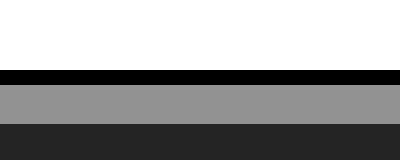
#> input picture slab.tif, 400 x 160 px
$ jupyter execute --allow-errors 'RTM Pre-Stack.ipynb'   (shell and % lines are left out)
#> lines starting #> are read from the running program, lines starting #| are printed output that depends on the picture; after the words box and inside, x2 and y2 are one past the last pixel; in counts of white or black regions, pixels touching at a corner belong together
### RTM Scalar Explicit

__________________

[cell 1]
from matplotlib import pyplot as plt
import matplotlib.animation
import matplotlib
import numpy as np
from numba import njit, prange

## Direct or Reverse Modeling

$$ p_{ik}^{n+1} = \beta c_{ik}^2 \left[ -p_{i-2k}^n+16p_{i-1k}^n+16p_{i+1k}^n-p_{i+2k}^n -p_{ik-2}^n+16p_{ik-1}^n+16p_{ik+1}^n-p_{ik+2}^n-60p_{ik}^n \right] +\Delta t^2 c_{ik}^2 \ s_{ik}^n +2p_{ik}^n-p_{ik}^{n-1}  $$

[cell 2]
# [17 lines left out: function stepScalar, not called in this run]

##### Abs 2 order

[cell 3]
# [33 lines left out: function nonreflexive2nd, not called in this run]

##### Damping Cerjan

$$ e^{-\alpha(i-nx)} $$

[cell 4]
# [21 lines left out: function applyDamping, not called in this run]

### original velocity model

[cell 5]
import numpy as np
from PIL import Image
# loading velocity from wedge image file
filename='slab.tif'
img = Image.open(filename)
#> img is the input picture: PIL image 400x160 RGBA; mean R, G, B, A 155.2, 155.2, 155.2, 255
img.load()
img = img.convert('I') # gray scale, convert format
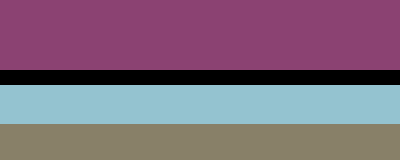
#> img: PIL image 400x160 I; 4 distinct labels, from 0 to 255; one colour per label, 0 black
velocity  = np.asarray(img, dtype=np.float32)
velocity[:][velocity[:] == 255.0] = 2500.0
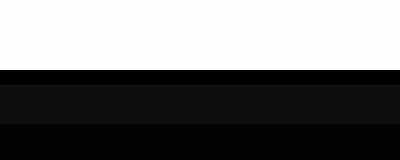
#> velocity: shape (160, 400) float32; min 0, max 2500, mean 1137.4; drawn with min black and max white
velocity[:][velocity[:] == 0.0] = 2800.0
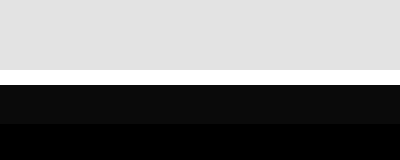
#> velocity: shape (160, 400) float32; 9.38% of pixels changed, all inside (x1, y1, x2, y2) = (0, 70, 400, 85); drawn with min black and max white
velocity[:][velocity[:] == 146.0] = 3500.0
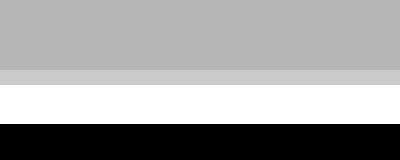
#> velocity: shape (160, 400) float32; min 36, max 3500, mean 2217.5; drawn with min black and max white
velocity[:][velocity[:] == 36.0] = 4000.0
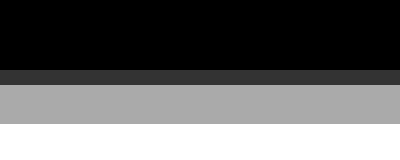
#> velocity: shape (160, 400) float32; min 2500, max 4000, mean 3109.4; drawn with min black and max white
plt.figure(figsize=(10,5))
im = plt.imshow(velocity)
plt.colorbar(im,  shrink=0.60, pad = 0.05, label=u'velocity')

from scipy.ndimage import gaussian_filter

smoothed = np.zeros(velocity.shape)
sigma = 3 # I have no idea what a reasonable value is here
gaussian_filter(velocity, sigma, output = smoothed)
plt.imshow(smoothed)

velocity = smoothed
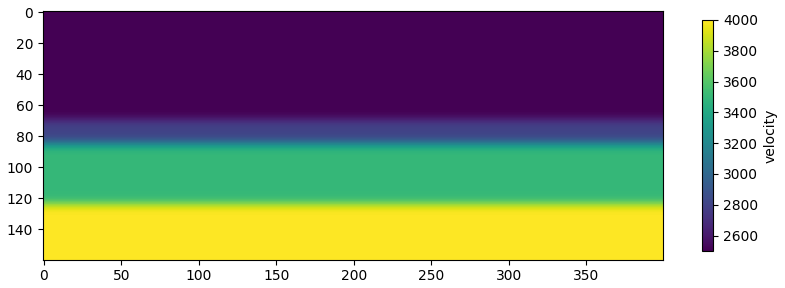
#> figure drawn by matplotlib, 2 panels

### Load shots previously created

dt = 2ms

- Assuming dx=dz=ds=10 m discretization in space in z and x
- 400x10 = 4 km maximum size model
- 9 shots
  - shot spacing 40x10 m = 400 m
  - split-spread 40 channels each side offsets 10 to 40x10 m = 10 to 400 meters
  - receiver spacing 10 m

#> (a cell that did not finish here is left out)

#> (a cell that did not finish here is left out)

#### Remove useless data after 800*dt ms

[cell 8]
velocity.shape[0]-40
#> Out = 120

#> (a cell that did not finish here is left out)

#> (a cell that did not finish here is left out)

### Spectrum each trace

- remove direct arrivals
- remove ghost
- remove mean

[cell 11]
from scipy.signal import detrend
#> (the rest of this cell did not finish here and is left out)

[cell 12]
plt.figure(figsize=(10,5))
#> (the rest of this cell did not finish here and is left out)

### Remove low frequency noise and anything above 50Hz

[cell 13]
from scipy import signal

#> (the rest of this cell did not finish here and is left out)

#> (a cell that did not finish here is left out)

## Reverse modeling

Calculate reverse modeling params

based on:

ds = 10

fmax=45

[cell 15]
def params(fcut, c):
    """
    Simulation convergence params
    """
#> called with fcut = 45
    # fcut maximum frequency
    f = 2*fcut/(3*np.sqrt(np.pi)) # f central
    td = 2*np.sqrt(np.pi)/fcut # time delay
    lmin = np.min(c)/fcut # lambda min
#> lmin = 55.56
    ds = 0.95*lmin/5. # grid spacing to avoid spatial alias
#> ds = 10.56
    # round to nearest 10 smaller
    ds = int(ds/10)*10
#> ds = 10
    assert ds < lmin/5. # alford
    dt = (1-1e-4)*ds*np.sqrt(3)/(np.sqrt(8)*np.max(c))  # "quaaase" no limite (menor erro)
#> dt = 0.00153
    return ds, f, td, dt

# parametros da simulacao fonte de x0 Hz no máxxximoo...
ds, f, td, dt = params(45., velocity)
#> ds = 10; f = 16.93; td = 0.0788; dt = 0.00153
#> (the rest of this cell did not finish here and is left out)

### Resample `shots` to dt of  reverse modeling

[cell 16]
import fractions
from scipy import signal
factor=2e-3/dt # resampling factor
#> factor = 1.31
frac = fractions.Fraction(factor).limit_denominator(10000)
print('resampling factor | rational aproximational | error')
factor, frac.numerator/frac.denominator, factor-frac.numerator/frac.denominator
#> Out = (1.31, 1.31, -1.69e-08)

$ run again, with acoustic_staggered_grid.png saved as slab.tif
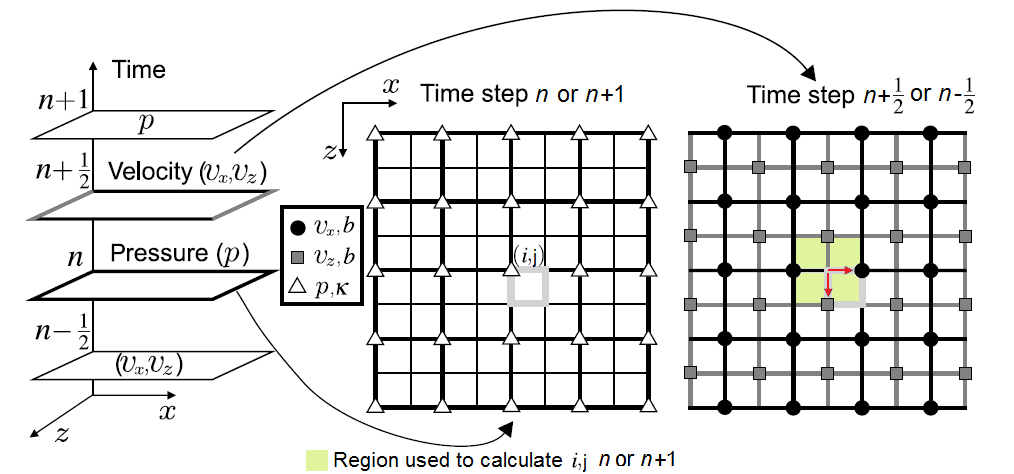
#> input picture acoustic_staggered_grid.png, 1014 x 474 px
#> img is the input picture: PIL image 1014x474 RGBA; mean R, G, B, A 228.9, 229, 228.4, 255
#> img: PIL image 1014x474 I; 139 distinct labels, from 0 to 255
#> `velocity[:][velocity[:] == 36.0] = 4000.0`:
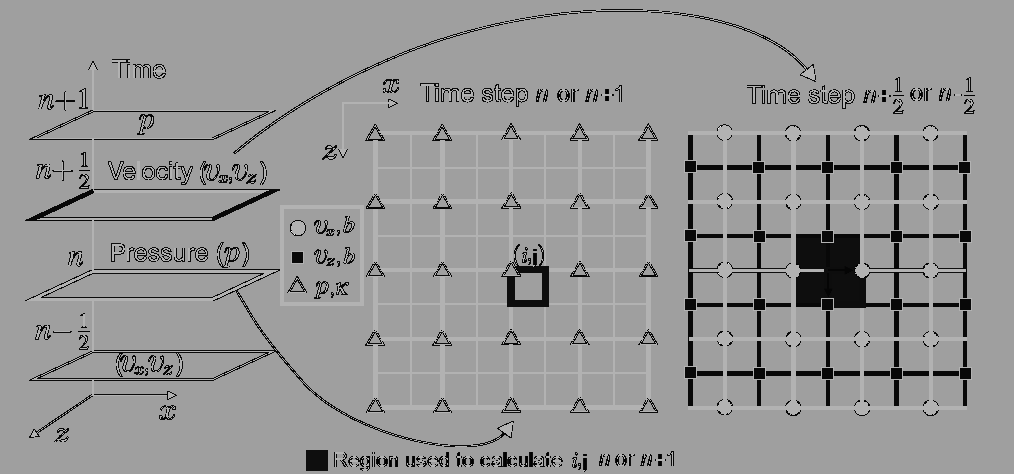
#> velocity: shape (474, 1014) float32; min 2, max 4000, mean 2365; drawn with min black and max white
#> `[cell 5] import numpy as np from PIL import Image # loading velocity f..`:
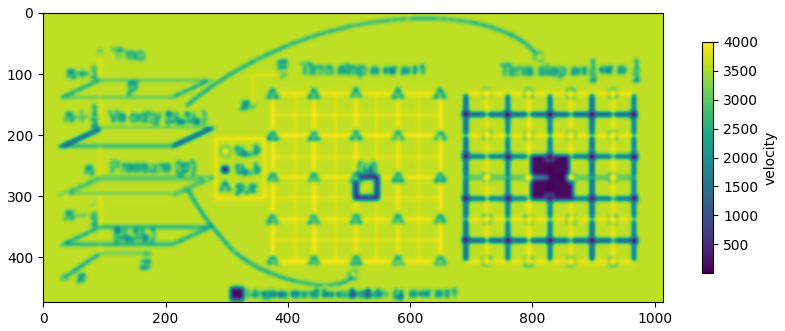
#> figure drawn by matplotlib, 2 panels

$ run again, with acoustic_staggered_grid_stencil.png saved as slab.tif
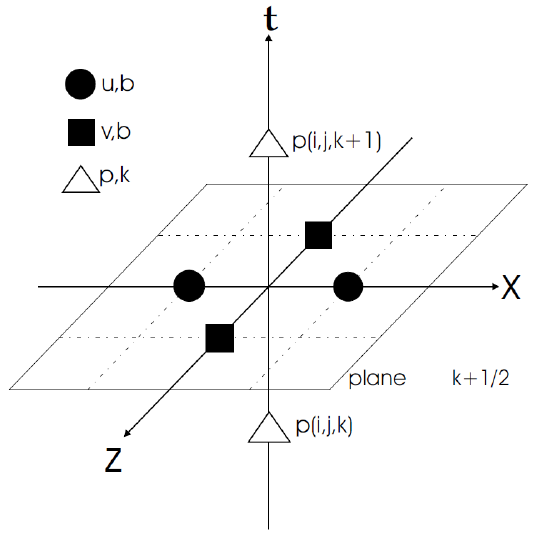
#> input picture acoustic_staggered_grid_stencil.png, 536 x 536 px
#> img is the input picture: PIL image 536x536 RGBA; mean R, G, B, A 247.1, 247.1, 247.2, 255
#> img: PIL image 536x536 I; 255 distinct labels, from 0 to 255
#> `velocity[:][velocity[:] == 146.0] = 3500.0`:
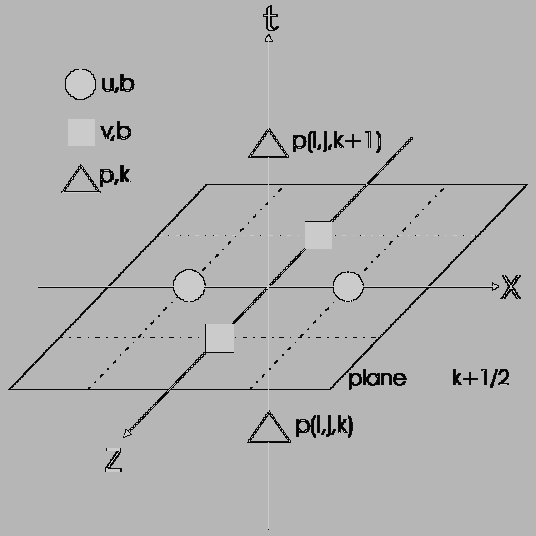
#> velocity: shape (536, 536) float32; min 1, max 3500, mean 2444.6; drawn with min black and max white
#> `[cell 5] import numpy as np from PIL import Image # loading velocity f..`:
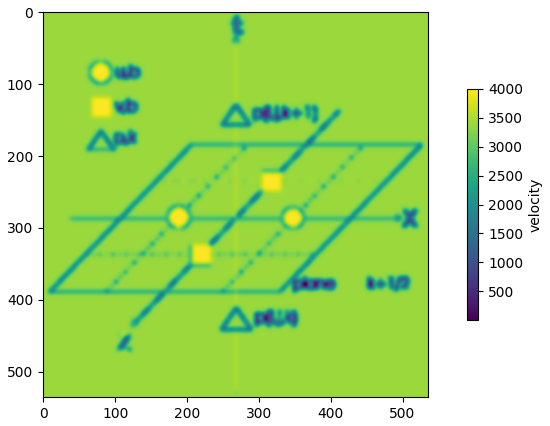
#> figure drawn by matplotlib, 2 panels

$ run again, with elastic anisotropic equations for 2D media.png saved as slab.tif
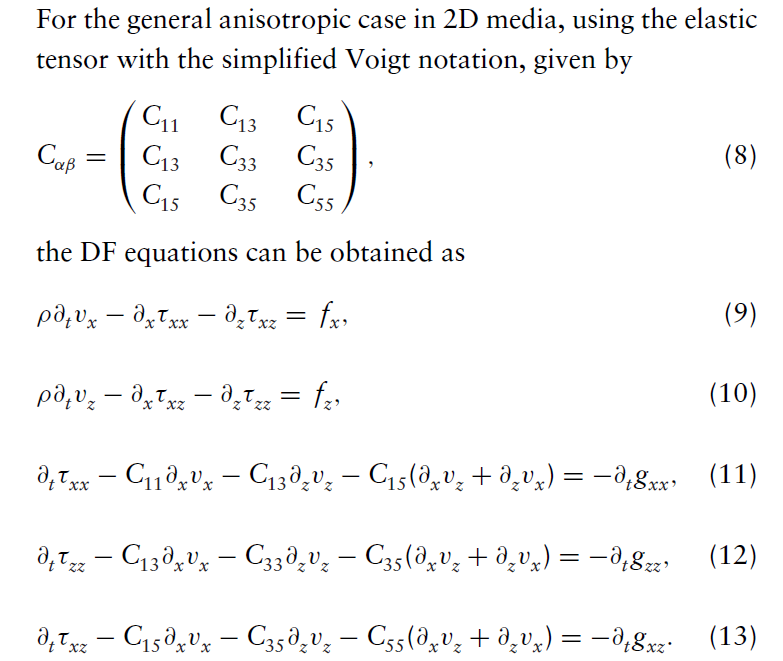
#> input picture elastic anisotropic equations for 2D media.png, 783 x 661 px
#> img is the input picture: PIL image 783x661 RGB; mean R, G, B 247, 246.9, 247.1
#> img: PIL image 783x661 I; 256 distinct labels, from 0 to 255
#> `velocity[:][velocity[:] == 0.0] = 2800.0`:
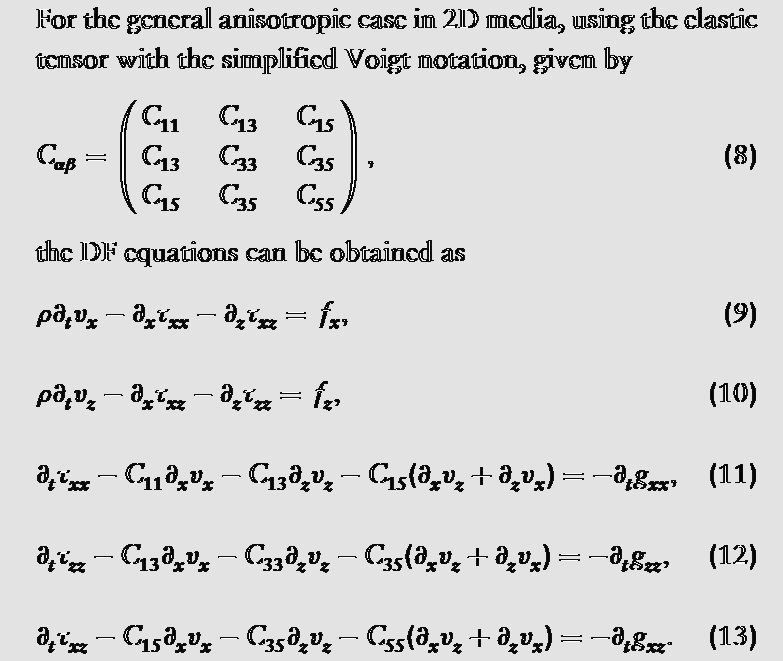
#> velocity: shape (661, 783) float32; min 1, max 2800, mean 2352.2; drawn with min black and max white
#> `[cell 5] import numpy as np from PIL import Image # loading velocity f..`:
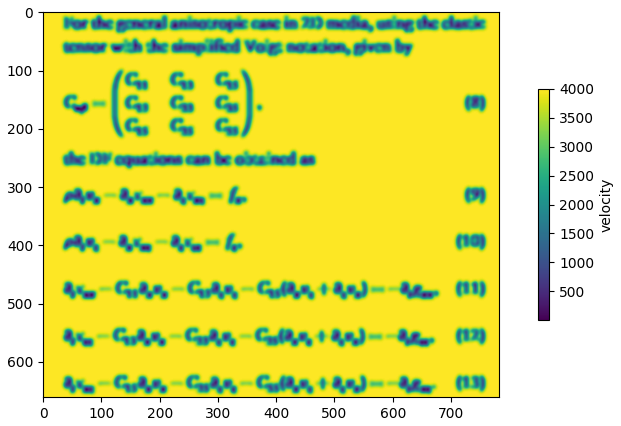
#> figure drawn by matplotlib, 2 panels
